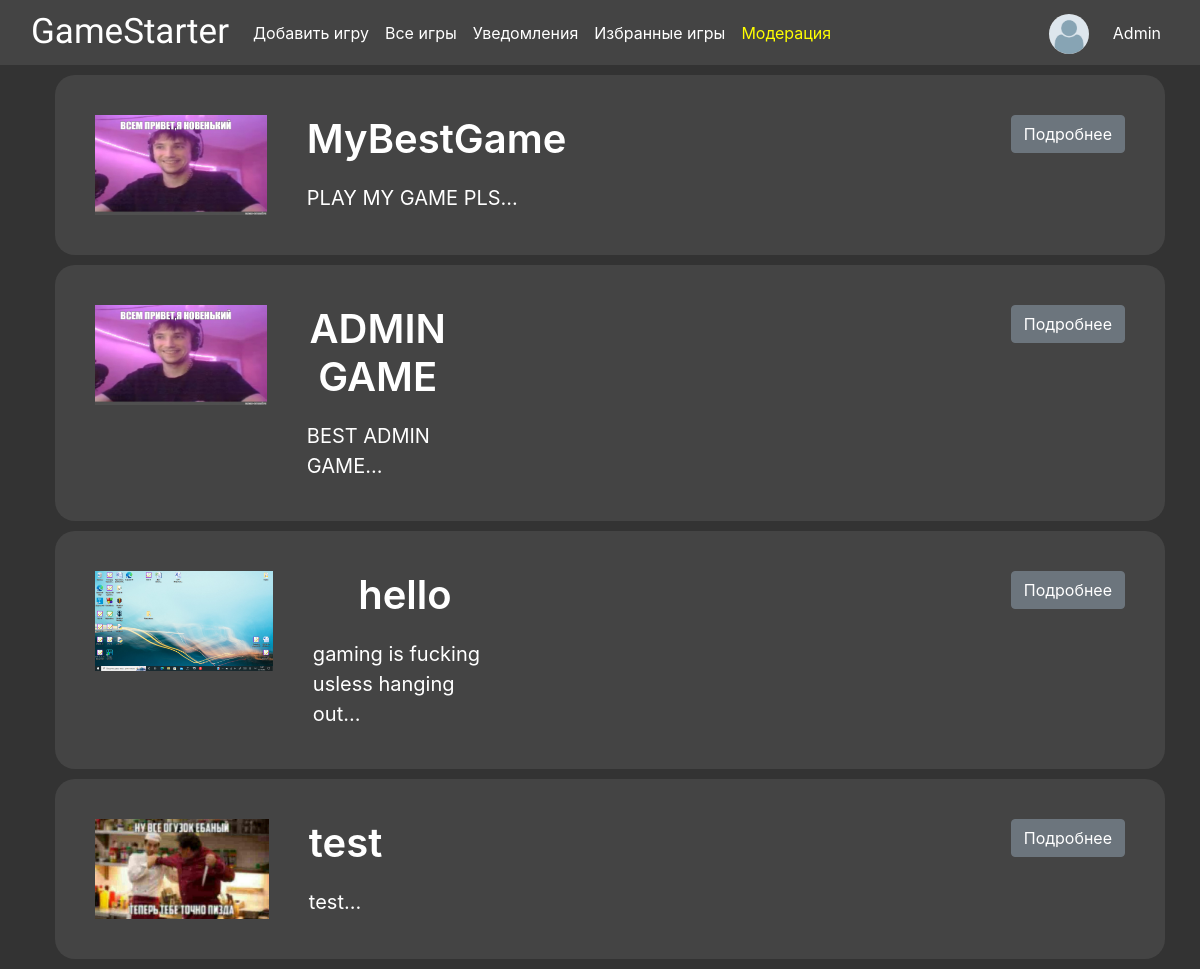
The page / (signed in) on the database its author committed.
### data/users.py (models this page shows, shortened)
class User(SqlAlchemyBase, SerializerMixin, UserMixin):
    __tablename__ = 'users'
    id = sqlalchemy.Column(sqlalchemy.Integer, primary_key=True, autoincrement=True)
    name = sqlalchemy.Column(sqlalchemy.String, nullable=True)
    nickname = sqlalchemy.Column(sqlalchemy.String, nullable=True)
    is_moderator = sqlalchemy.Column(sqlalchemy.Boolean, nullable=True)
    favorites = sqlalchemy.Column(sqlalchemy.String, nullable=True)
    email = sqlalchemy.Column(sqlalchemy.String, nullable=True, unique=True)
    hashed_password = sqlalchemy.Column(sqlalchemy.String, nullable=True)
    games_when_collaborate = orm.relationship('Game', backref='collaborator', secondary="association")
    profile_image = sqlalchemy.Column(sqlalchemy.String, default='/static/profile_images/default.png')
    notifications = orm.relationship('Notification', back_populates='user')
    games = orm.relationship("Game", back_populates='user')
    comments = orm.relationship('Comment', back_populates='user')
    games_likes = orm.relationship('Game', overlaps="games_dislikes")
    games_dislikes = orm.relationship('Game', overlaps="games_likes")
    comment_likes = orm.relationship('Comment', overlaps="comments_dislikes")
    comment_dislikes = orm.relationship('Comment', overlaps="comment_likes")

### data/games.py (models this page shows)
class Game(SqlAlchemyBase, SerializerMixin):
    __tablename__ = 'games'
    id = sqlalchemy.Column(sqlalchemy.Integer, primary_key=True, autoincrement=True)
    author = sqlalchemy.Column(sqlalchemy.Integer, sqlalchemy.ForeignKey("users.id"))
    name = sqlalchemy.Column(sqlalchemy.String, nullable=True)
    description = sqlalchemy.Column(sqlalchemy.String, nullable=True)
    github_link = sqlalchemy.Column(sqlalchemy.String, nullable=True)
    in_moderate = sqlalchemy.Column(sqlalchemy.Boolean, nullable=True)
    game_files = sqlalchemy.Column(sqlalchemy.String, nullable=True)
    likes = sqlalchemy.Column(sqlalchemy.Integer)
    dislikes = sqlalchemy.Column(sqlalchemy.Integer)
    photo = orm.relationship('Photo', back_populates='game')
    user = orm.relationship('User')
    comments = orm.relationship('Comment', back_populates='game')

### data/photo.py (models this page shows)
class Photo(SqlAlchemyBase, SerializerMixin):
    __tablename__ = 'photo'
    id = sqlalchemy.Column(sqlalchemy.Integer, primary_key=True, autoincrement=True)
    path = sqlalchemy.Column(sqlalchemy.String)
    parent_game = sqlalchemy.Column(sqlalchemy.Integer, sqlalchemy.ForeignKey("games.id"))
    game = orm.relationship('Game')

### main.py (the view)
@app.route('/')
def index():
    if not current_user.is_authenticated:
        return redirect('/preview')
    db_sess = db_session.create_session()
    games = db_sess.query(Game).filter(Game.in_moderate == False).all()
    photos = [game.photo[0] for game in games]
    return render_template('moderation.html', title='GameStarter', games=games, photos=photos)

### data/db_session.py (called while the page is built)
def create_session() -> Session:
    global __factory
    return __factory()

### main.py (called while the page is built)
@login_manager.user_loader
def load_user(user_id):
    db_sess = db_session.create_session()
    return db_sess.get(User, user_id)

### templates/moderation.html
{% extends "base.html" %}
{% block content %}
<div class="small-content">
{% for game in games %}
    <div class="game content">
        <div class="image">
            <img src="{{photos[loop.index0].path}}" alt="{{ game.title }}">
        </div>
        <div class="game-description">
            <h1>{{game.name}}</h1>
            <p>{{game.description[:40]}}...</p>
        </div>
        <div class="buttons-more">
            <a href="/game/{{ game.name }}" class="btn btn-secondary">Подробнее</a>
        </div>
    </div>
{% endfor %}
</div>
{% endblock %}

### templates/base.html (shortened to what this page needs)
<!doctype html>
<html lang="en">
<head>
    <link rel="stylesheet" href="https://cdn.jsdelivr.net/npm/bootstrap@4.0.0/dist/css/bootstrap.min.css"
>
    <link rel="stylesheet" href="/static/css/style.css">
    <link rel="stylesheet" href="/static/css/profile.css">
    <link rel="stylesheet" href="/static/css/moderation.css">
    <link rel="stylesheet" href="/static/css/game_page.css">
    <link rel="stylesheet" href="/static/css/notificatons.css">
</head>
<body>
<header>
    <nav class="navbar navbar-expand-lg bg-body-tertiary navbar-dark">
        <div class="container-fluid">
            <a class="navbar-brand" href="/">GameStarter</a>
            {% if current_user.is_authenticated %}
            <div class="collapse navbar-collapse" id="navbarSupportedContent">
                <ul class="navbar-nav me-auto mb-2 mb-lg-0">
                    <li class="nav-item">
                        <a class="nav-link active" aria-current="page" href="/game/add">Добавить игру</a>
                    </li>
                    <li>
                        <a class="nav-link active" aria-current="page" href="/">Все игры</a>
                    </li>
                    <li>
                        <a class="nav-link active" aria-current="page" href="/notifications">Уведомления</a>
                    </li>
                    <li>
                        <a class="nav-link active" aria-current="page" href="/favourites">Избранные игры</a>
                    </li>
                    {% if current_user.is_moderator %}
                    <li class="nav-item">
                        <a class="nav-link active" aria-current="page" href="/moderation" style="color: yellow">Модерация</a>
                    </li>
                    {% endif %}
                </ul>
            </div>
            <a class="navbar-brand" href="/profile/{{current_user.nickname}}"><img class="navbar-user-image" src="{{current_user.profile_image}}" alt=""></a>
            <div class="navbar-nav">
                <li class="nav-item">
                    <a class="nav-link active" aria-current="page" href="/profile/{{current_user.nickname}}">{{current_user.nickname}}</a>
                </li>
            </div>
            {% endif %}
        </div>
    </nav>
</header>
<main role="main" class="container">
    {% block content %}{% endblock %}
</main>
</body>
</html>

### static/css/style.css (style rules this page uses)
body { background-color: #333; color: white; }
nav { background-color: #444; max-height: 65px; }
.navbar-brand { font-family: "Jersey 15"; font-size: 35px; height: fit-content; width: fit-content; }
.navbar-user-image { border-radius: 50%; width: 40px; height: 40px; }

### static/css/moderation.css (style rules this page uses)
.image img { height: 100px; max-width: 200px; margin: 20px; }
.game { display:inline-flex; flex-direction: row; background-color: #444; margin: 30px; border-radius: 20px; width: 100%; }
.buttons-more { margin: 20px; width: 100%; text-align: right; }
.game h1 { margin: 20px; }
.game p { margin: 20px; }

### static/css/game_page.css (style rules this page uses)
.content { padding: 20px; border-radius: 20px; margin: 10px; background-color: #444; display: flex; justify-content: space-between; }
.content h1 { font-size: 40px; font-weight: 600; text-align: center; }
.content p { font-size: 20px; }

### rows shown on the page
User: profile_image (placeholder picture), nickname "Admin"
Game: path (picture), name "MyBestGame", description "PLAY MY GAME PLS"
Game: path (picture), name "ADMIN GAME", description "BEST ADMIN GAME"
Game: path (picture), name "hello", description "gaming is fucking usless hanging out"
Game: path (picture), name "test", description "test"
